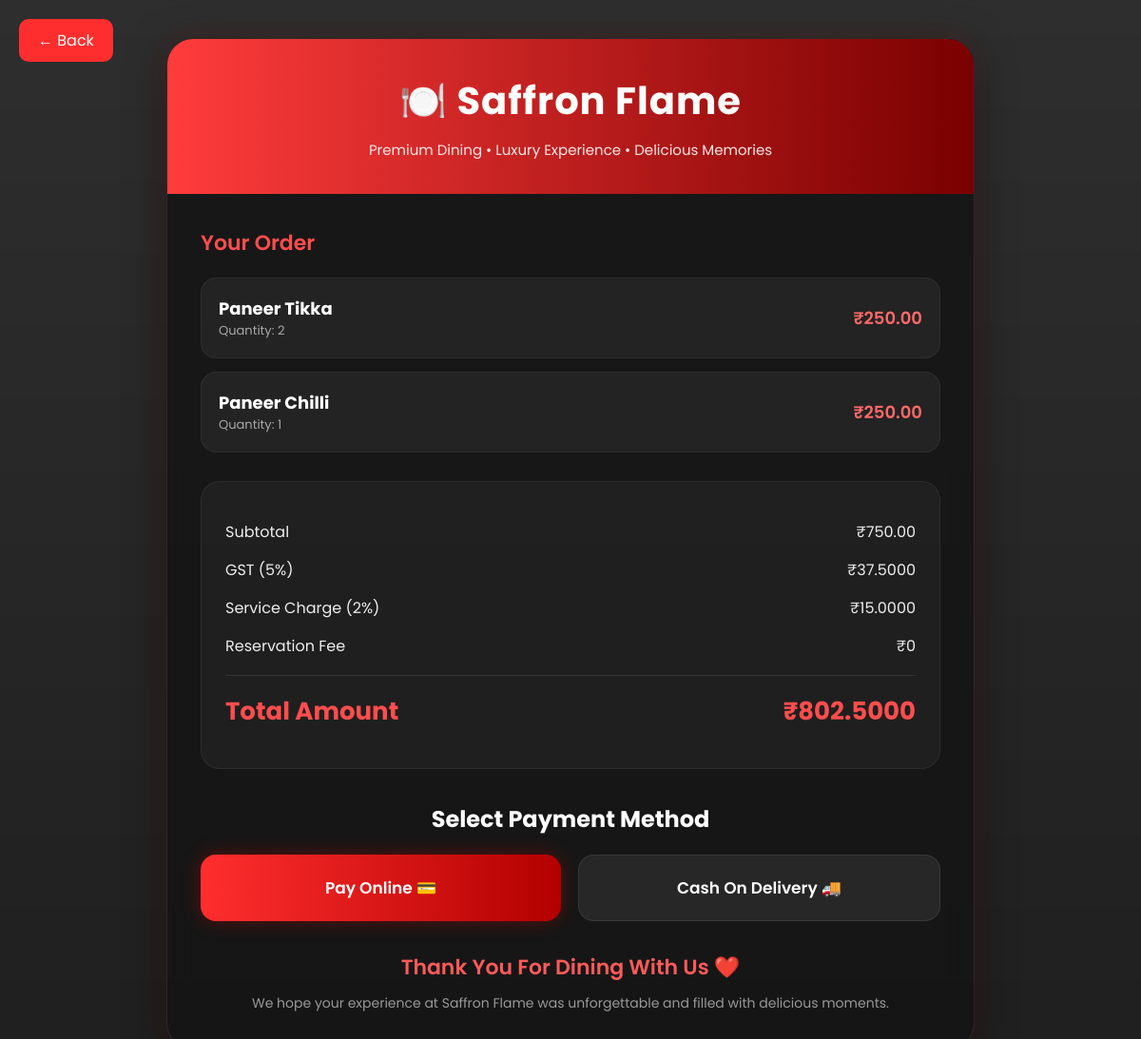
/receipt/ (signed in), run on the app's committed database.
### home/models.py (models this page shows, shortened)
class Cart(models.Model):
    user = models.ForeignKey(
        User,
        on_delete=models.CASCADE
    )
    item = models.ForeignKey(
        MenuItem,
        on_delete=models.CASCADE
    )
    quantity = models.PositiveIntegerField(default=1)

class MenuItem(models.Model):
    FOOD_TYPE = [
        ('Veg', 'Veg'),
        ('Non-Veg', 'Non-Veg'),
    ]
    category = models.ForeignKey(
        Category,
        on_delete=models.CASCADE,
        related_name='items'
    )
    name = models.CharField(max_length=100)
    description = models.TextField()
    price = models.DecimalField(max_digits=6, decimal_places=2)
    food_type = models.CharField(
        max_length=10,
        choices=FOOD_TYPE,
         default='Veg'
    )
    image = models.ImageField(upload_to='menu_images/')
    available = models.BooleanField(default=True)

### home/views.py (the view)
# urls.py: path('receipt/', views.receipt, name='receipt'),
def receipt(request):
    cart_items = Cart.objects.filter(
        user=request.user
    )
    subtotal = Decimal('0')
    for item in cart_items:
        subtotal += item.item.price * item.quantity
    gst = subtotal * Decimal('0.05')
    service_tax = subtotal * Decimal('0.02')
    reservation_fee = Decimal('0')
    if request.user.userprofile.dining_option == "Dine In":
        reservation_fee = Decimal('200')
    total = (
        subtotal +
        gst +
        service_tax +
        reservation_fee
    )
    return render(request, 'receipt.html', {
        'cart_items': cart_items,
        'subtotal': subtotal,
        'gst': gst,
        'service_tax': service_tax,
        'reservation_fee': reservation_fee,
        'total': total,
        'dining_option': request.user.userprofile.dining_option
    })

### templates/receipt.html (shortened to what this page needs)
<!DOCTYPE html>
<html lang="en">
<head>
</head>
<body>
    <button
    onclick="history.back()"
    class="back-btn"
>
    ← Back
</button>
<div class="receipt-container">
    <div class="top-section">
        <h1>🍽️ Saffron Flame</h1>
        <p>
            Premium Dining • Luxury Experience • Delicious Memories
        </p>
    </div>
    <div class="receipt-body">
        <div class="section-title">
            Your Order
        </div>
        {% for item in cart_items %}
        <div class="item">
            <div class="item-name">
                <strong>{{ item.item.name }}</strong>
                <span>Quantity: {{ item.quantity }}</span>
            </div>
            <div class="item-price">
                ₹{{ item.item.price }}
            </div>
        </div>
        {% endfor %}
        <div class="summary">
            <div class="row">
                <span>Subtotal</span>
                <span>₹{{ subtotal }}</span>
            </div>
            <div class="row">
                <span>GST (5%)</span>
                <span>₹{{ gst }}</span>
            </div>
            <div class="row">
                <span>Service Charge (2%)</span>
                <span>₹{{ service_tax }}</span>
            </div>
            <div class="row">
                <span>
                    Reservation Fee
                </span>
                <span>
                     ₹{{ reservation_fee }}
                </span>
            </div>
            <div class="row total">
                <span>Total Amount</span>
                <span>₹{{ total }}</span>
            </div>
        </div>
        <div class="payment-box">
            <h2>Select Payment Method</h2>
            <div class="buttons">
                <a href="/payment/" class="btn online">
                    Pay Online 💳
                </a>
                {% if dining_option == "Online Delivery" %}
        <a href="/cash-on-delivery/" class="btn offline">
            Cash On Delivery 🚚
        </a>
        {% else %}
        <a href="/pay-restaurant/" class="btn offline">
            Pay At Restaurant 🧾
        </a>
        {% endif %}
            </div>
        </div>
        <div class="footer">
            <div class="thank-you">
                Thank You For Dining With Us ❤️
            </div>
            <p>
                We hope your experience at Saffron Flame
                was unforgettable and filled with delicious moments.
            </p>
        </div>
    </div>
</div>
</body>
</html>

### templates/receipt.html (style rules this page uses)
* { margin:0; padding:0; box-sizing:border-box; font-family:'Poppins',sans-serif; }
body { min-height:100vh; display:flex; justify-content:center; align-items:center; padding:40px; background: linear-gradient(rgba(0,0,0,0.82),rgba(0,0,0,0.88)), url("https://images.unsplash.com/photo-1517248135467-4c7edcad34c4"); background-size:cover; background-position:center; }
.receipt-container { width:100%; max-width:850px; background:rgba(20,20,20,0.82); backdrop-filter:blur(14px); border:1px solid rgba(255,255,255,0.08); border-radius:28px; overflow:hidden; box-shadow: 0 10px 40px rgba(0,0,0,0.5), 0 0 30px rgba(255,70,70,0.15); animation:fadeIn 1s ease; }
.top-section { padding:35px; background: linear-gradient(to right,#ff3c3c,#7a0000); text-align:center; position:relative; }
.top-section h1 { font-size:40px; color:white; margin-bottom:10px; letter-spacing:1px; }
.top-section p { color:#ffe7e7; font-size:15px; }
.receipt-body { padding:35px; }
.section-title { color:#ff4d4d; margin-bottom:20px; font-size:22px; font-weight:600; }
.item { display:flex; justify-content:space-between; align-items:center; padding:18px; margin-bottom:14px; border-radius:16px; background:rgba(255,255,255,0.05); border:1px solid rgba(255,255,255,0.05); transition:0.3s; }
.item-name { display:flex; flex-direction:column; }
.item-name strong { color:white; font-size:18px; font-weight:700; }
.item-name span { color:#aaa; font-size:13px; }
.item-price { color:#ff6969; font-weight:600; font-size:18px; }
.summary { margin-top:30px; padding:25px; border-radius:20px; background:rgba(255,255,255,0.04); border:1px solid rgba(255,255,255,0.06); }
.row { display:flex; justify-content:space-between; margin:15px 0; color:#eee; font-size:16px; }
.total { margin-top:18px; padding-top:18px; border-top:1px solid rgba(255,255,255,0.1); font-size:26px; font-weight:700; color:#ff4d4d; }
.payment-box { margin-top:35px; }
.payment-box h2 { margin-bottom:20px; color:white; text-align:center; }
.buttons { display:flex; gap:18px; width:100%; }
.buttons a { flex:1; text-decoration:none; }
.btn { flex:1; height:70px; display:flex; justify-content:center; align-items:center; text-decoration:none; border-radius:16px; font-size:17px; font-weight:600; transition:0.3s; }
.online { background: linear-gradient(to right,#ff2e2e,#b30000); color:white; box-shadow:0 0 20px rgba(255,0,0,0.3); }
.offline { background:rgba(255,255,255,0.08); color:white; border:1px solid rgba(255,255,255,0.08); }
.footer { margin-top:30px; text-align:center; color:#999; font-size:14px; line-height:1.7; }
.thank-you { font-size:22px; color:#ff5a5a; margin-bottom:8px; font-weight:600; }
.back-btn { position:absolute; top:20px; left:20px; padding:10px 20px; border:none; border-radius:10px; background:#ff2e2e; color:white; cursor:pointer; font-size:16px; }

### data on the page
Cart: item.name "Paneer Tikka", quantity "2", item.price "250.00"
Cart: item.name "Paneer Chilli", quantity "1", item.price "250.00"

### other printed values
{{ subtotal }} "750.00"
{{ gst }} "37.5000"
{{ service_tax }} "15.0000"
{{ reservation_fee }} "0"
{{ total }} "802.5000"
